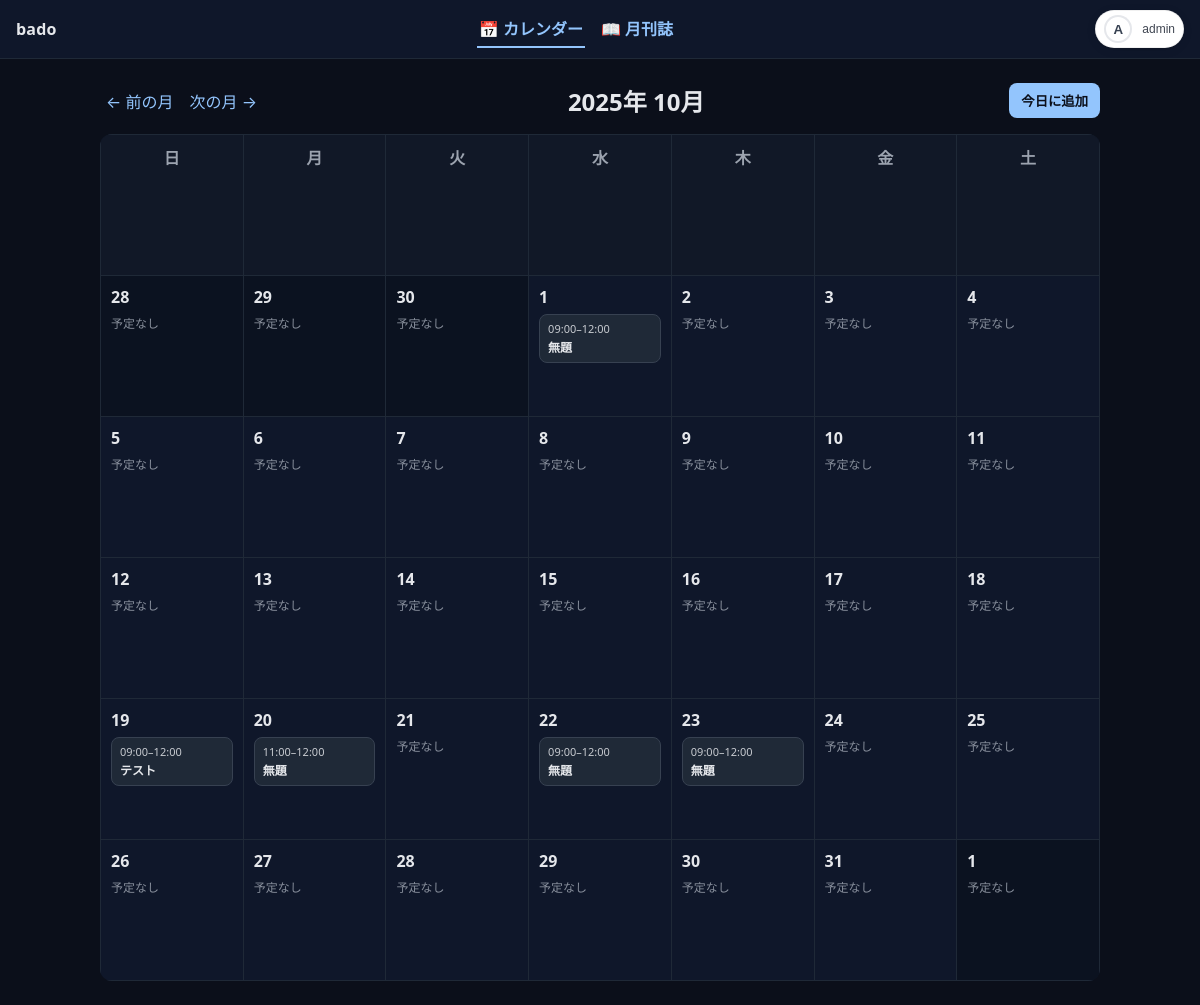
/?y=2025&m=10 (signed in), run on an earlier commit of the app's database.
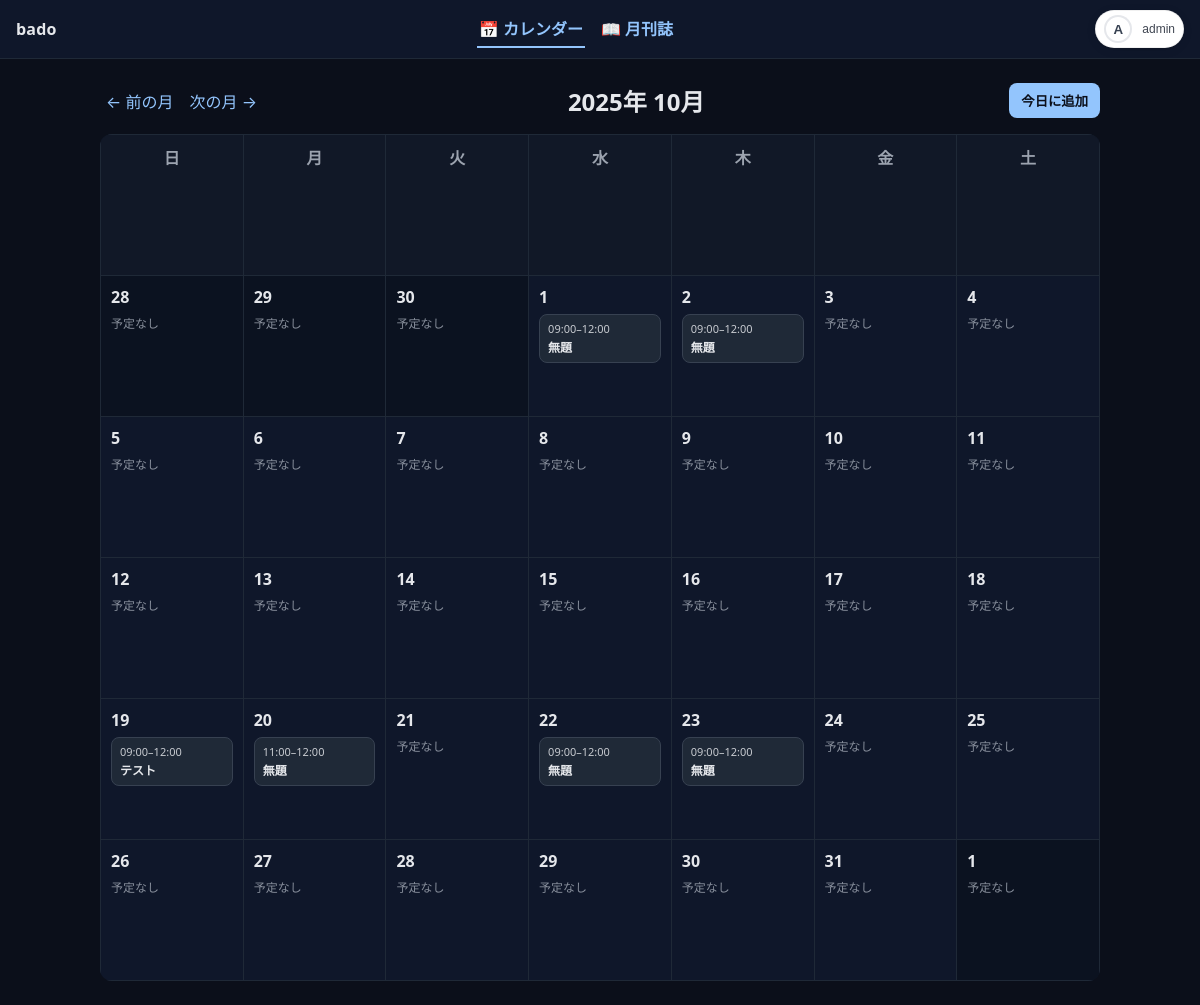
And on a later commit of the database.
### core/models.py (models this page shows, shortened)
class Event(models.Model):
    user = models.ForeignKey(settings.AUTH_USER_MODEL, on_delete=models.CASCADE)
    title = models.CharField(max_length=200)
    start = models.DateTimeField()
    end = models.DateTimeField(null=True, blank=True)
    description = models.TextField(blank=True)
    created_at = models.DateTimeField(auto_now_add=True)
    updated_at = models.DateTimeField(auto_now=True)
    checkin_token = models.CharField(
        max_length=32,
        unique=True,
        blank=True,
        null=True,
        help_text="出席用QRコードに埋め込むトークン",
    )
    class Meta:
        ordering = ["start"]

### core/views.py (the view)
# urls.py: path("", core_views.home, name="home"),
@login_required
def home(request):
    return calendar_view(request)

### core/templatetags/custom_filters.py (called while the page is built)
@register.filter
def get_item(mapping, key):
    try:
        return mapping.get(key, [])
    except AttributeError:
        return []

@register.filter
def time_range(ev):
    if not ev or not getattr(ev, "start", None):
        return ""
    s = timezone.localtime(ev.start)
    if getattr(ev, "end", None):
        e = timezone.localtime(ev.end)
        if s.time() == e.time():
            return f"{s:%H:%M}"
        return f"{s:%H:%M}–{e:%H:%M}"
    return f"{s:%H:%M}〜"

### templates/core/calendar.html (shortened to what this page needs)
{% extends "base.html" %}
{% load custom_filters %}
{% block content %}
<div class="bar">
  <div class="nav">
    <a href="?y={{ prev_y }}&m={{ prev_m }}">← 前の月</a>
    <a href="?y={{ next_y }}&m={{ next_m }}">次の月 →</a>
  </div>
  <h2 style="margin:0;">{{ year }}年 {{ month }}月</h2>
  <button class="btn" id="addTodayBtn">今日に追加</button>
</div>
<table class="cal">
  <thead>
    <tr>
      <th>日</th><th>月</th><th>火</th><th>水</th><th>木</th><th>金</th><th>土</th>
    </tr>
  </thead>
  <tbody>
    {% for week in weeks %}
      <tr>
        {% for day in week %}
          <td class="cell {% if day == today %}today{% endif %} {% if day.month != month %}other{% endif %}"
              data-date="{{ day|date:'Y-m-d' }}">
            <div class="daynum">{{ day.day }}</div>
            {% for e in events_by_date|get_item:day %}
              <div class="event"
                   title="{{ e.description|default_if_none:'' }}"
                   data-id="{{ e.id }}"
                   data-title="{{ e.title|escape }}"
                   data-start="{{ e.start|date:'c' }}"
                   data-end="{% if e.end %}{{ e.end|date:'c' }}{% endif %}"
                   data-desc="{{ e.description|default_if_none:''|escape }}"
                   data-can-manage="{% if request.user.is_staff or e.user_id == request.user.id %}1{% else %}0{% endif %}">
                <div class="time">{{ e|time_range }}</div>
                <div class="title">{{ e.title }}</div>
              </div>
            {% empty %}
              <div class="muted" style="font-size:12px; margin-top:6px;">予定なし</div>
            {% endfor %}
          </td>
        {% endfor %}
      </tr>
    {% endfor %}
  </tbody>
</table>
{% endblock %}

What changed in the data, as far as the page shows it:
added Event: start+end "09:00–12:00", title "無題", shown under "2"
Also different on the page:
list line gone: "予定なし"
